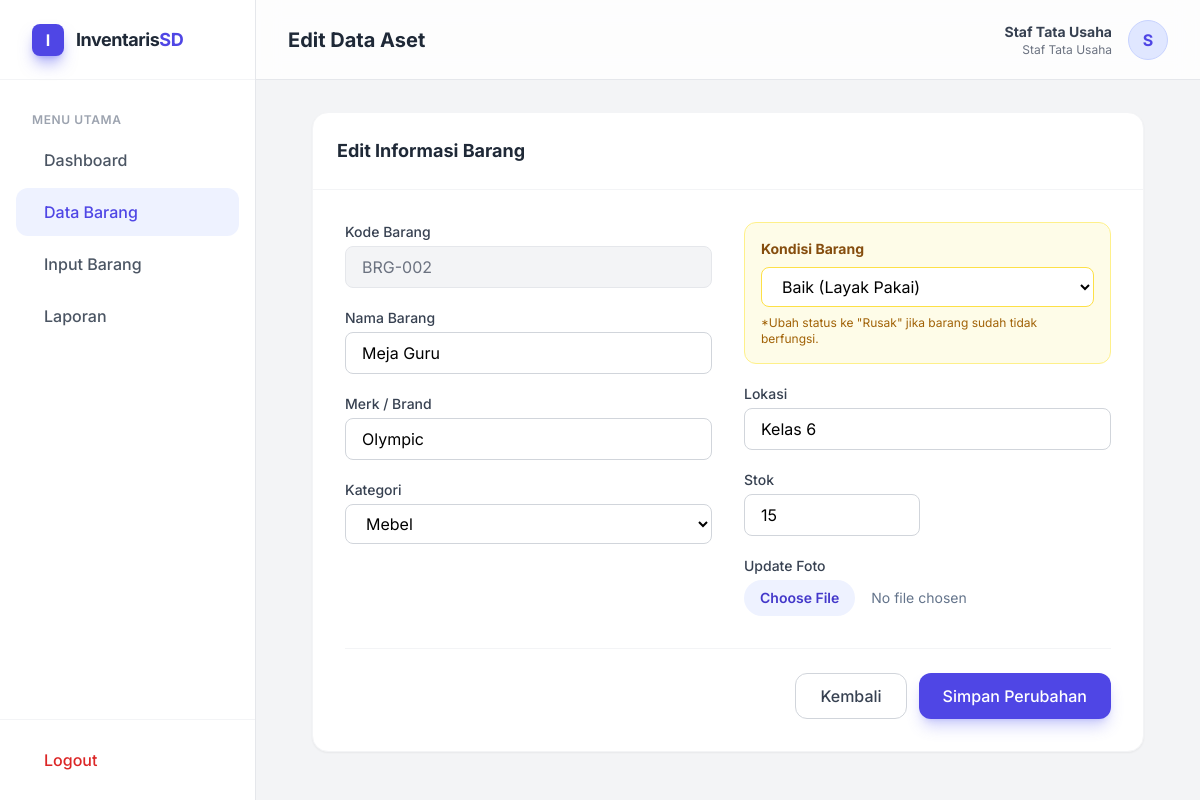
Screenshot of /staf/edit.php?id=2 (signed in) with the database file from the repository.
### tables this page shows
CREATE TABLE `barang` (
  `id_barang` int NOT NULL,
  `kode_barang` varchar(20) NOT NULL,
  `nama_barang` varchar(100) NOT NULL,
  `merk` varchar(50) DEFAULT NULL,
  `id_kategori` int NOT NULL,
  `lokasi` varchar(50) NOT NULL,
  `stok` int NOT NULL DEFAULT '0',
  `sumber_dana` varchar(50) DEFAULT NULL,
  `kondisi` enum('baik','rusak') NOT NULL DEFAULT 'baik',
  `gambar` varchar(255) DEFAULT 'no-image.jpg',
  `tgl_input` timestamp NULL DEFAULT CURRENT_TIMESTAMP
);

### staf/edit.php (the view, shortened to what this page needs)
<?php
include '../config/database.php';
$id = $_GET['id'];
$query = mysqli_query($conn, "SELECT * FROM barang WHERE id_barang='$id'");
$d = mysqli_fetch_array($query);
?>
<!DOCTYPE html>
<html lang="id">
<head>
    <script src="https://cdn.tailwindcss.com"></script>
    <link href="https://cdn.jsdelivr.net/npm/remixicon@3.5.0/fonts/remixicon.css" rel="stylesheet">
</head>
<body class="flex h-screen overflow-hidden">
    <?php include '../komponen/sidebar.php'; ?>
    <main class="flex-1 flex flex-col h-screen overflow-y-auto bg-[#F3F4F6]">
        <?php include '../komponen/header.php'; ?>
        <div class="p-8 max-w-4xl mx-auto w-full">
            <div class="bg-white rounded-2xl shadow-sm border border-gray-100 overflow-hidden">
                <div class="p-6 border-b border-gray-100">
                    <h3 class="text-lg font-bold text-gray-800">Edit Informasi Barang</h3>
                </div>
                <form action="../fungsi/proses_edit.php" method="POST" enctype="multipart/form-data" class="p-8">
                    <div class="grid grid-cols-1 md:grid-cols-2 gap-8">
                        <div class="space-y-5">
                            <div>
                                <label class="block text-sm font-medium text-gray-700 mb-1">Kode Barang</label>
                                <input type="text" name="kode" value="<?php echo $d['kode_barang']; ?>" readonly
                                    class="w-full px-4 py-2 border border-gray-200 bg-gray-100 text-gray-500 rounded-lg cursor-not-allowed">
                            </div>
                            <div>
                                <label class="block text-sm font-medium text-gray-700 mb-1">Nama Barang</label>
                                <input type="text" name="nama" value="<?php echo $d['nama_barang']; ?>" required
                                    class="w-full px-4 py-2 border border-gray-300 rounded-lg focus:ring-2 focus:ring-indigo-500 outline-none">
                            </div>
                            <div>
                                <label class="block text-sm font-medium text-gray-700 mb-1">Merk / Brand</label>
                                <input type="text" name="merk" value="<?php echo $d['merk']; ?>" required
                                    class="w-full px-4 py-2 border border-gray-300 rounded-lg focus:ring-2 focus:ring-indigo-500 outline-none">
                            </div>
                            <div>
                                <label class="block text-sm font-medium text-gray-700 mb-1">Kategori</label>
                                <select name="kategori" required class="w-full px-4 py-2 border border-gray-300 rounded-lg focus:ring-2 focus:ring-indigo-500 outline-none bg-white">
                                    <?php
                                    $kat = mysqli_query($conn, "SELECT * FROM kategori");
                                    while($k = mysqli_fetch_array($kat)){
                                        $selected = ($k['id_kategori'] == $d['id_kategori']) ? "selected" : "";
                                        echo "<option value='".$k['id_kategori']."' $selected>".$k['nama_kategori']."</option>";
                                    }
                                    ?>
                                </select>
                            </div>
                        </div>
                        <div class="space-y-5">
                            <div class="bg-yellow-50 p-4 rounded-xl border border-yellow-200">
                                <label class="block text-sm font-bold text-yellow-800 mb-2">Kondisi Barang</label>
                                <select name="kondisi" class="w-full px-4 py-2 border border-yellow-300 rounded-lg focus:ring-2 focus:ring-yellow-500 outline-none bg-white">
                                    <option value="baik" <?php if($d['kondisi']=='baik') echo 'selected'; ?>>Baik (Layak Pakai)</option>
                                </select>
                                <p class="text-xs text-yellow-700 mt-2">*Ubah status ke "Rusak" jika barang sudah tidak berfungsi.</p>
                            </div>
                            <div>
                                <label class="block text-sm font-medium text-gray-700 mb-1">Lokasi</label>
                                <input type="text" name="lokasi" value="<?php echo $d['lokasi']; ?>" required
                                    class="w-full px-4 py-2 border border-gray-300 rounded-lg focus:ring-2 focus:ring-indigo-500 outline-none">
                            </div>
                            <div class="grid grid-cols-2 gap-4">
                                <div>
                                    <label class="block text-sm font-medium text-gray-700 mb-1">Stok</label>
                                    <input type="number" name="stok" value="<?php echo $d['stok']; ?>" required
                                        class="w-full px-4 py-2 border border-gray-300 rounded-lg focus:ring-2 focus:ring-indigo-500 outline-none">
                                </div>
                            </div>
                             <div>
                                <label class="block text-sm font-medium text-gray-700 mb-1">Update Foto</label>
                                <input type="file" name="foto" class="block w-full text-sm text-slate-500 file:mr-4 file:py-2 file:px-4 file:rounded-full file:border-0 file:text-sm file:font-semibold file:bg-indigo-50 file:text-indigo-700 hover:file:bg-indigo-100 transition-all"/>
                            </div>
                        </div>
                    </div>
                    <div class="mt-8 flex justify-end gap-3 border-t border-gray-100 pt-6">
                        <a href="data_barang.php" class="px-6 py-2.5 rounded-xl border border-gray-300 text-gray-700 font-medium hover:bg-gray-50 transition-colors">Kembali</a>
                        <button type="submit" class="px-6 py-2.5 rounded-xl bg-indigo-600 text-white font-medium hover:bg-indigo-700 shadow-lg shadow-indigo-500/30 transition-all">Simpan Perubahan</button>
                    </div>
                </form>
            </div>
        </div>
    </main>
</body>
</html>

### staf/edit.php (style rules this page uses)
body { font-family: 'Inter', sans-serif; background-color: #F3F4F6; }

### rows the page displays
barang: kode "BRG-002", nama "Meja Guru", merk "Olympic", kondisi "Baik (Layak Pakai)", lokasi "Kelas 6", stok "15"

### other values shown
$judul "Edit Data Aset"
$_SESSION['nama'] "Staf Tata Usaha"
$_SESSION['role'] "Staf"
substr($_SESSION['nama'], 0, 1) "S"
form field kategori "Mebel"
